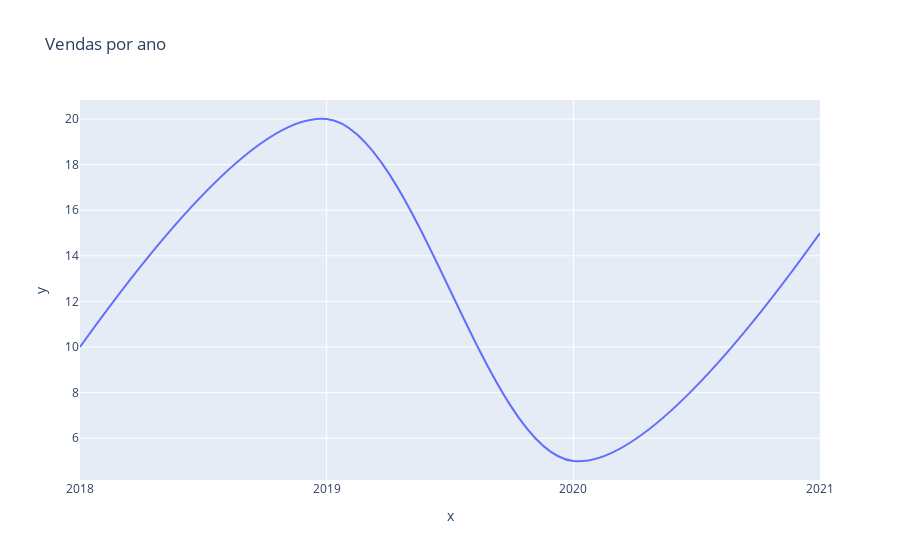

Here is the notebook cell this chart was saved with:
### Code cell
fig = pltex.line(x=dadosX, y=dadosY, title = 'Vendas por ano', line_shape = 'spline')
fig.show()

### Figure 1 — Plotly figure (JSON) as saved in the notebook; plotly's stock layout.template omitted (floating-point values rounded to 4 significant figures)
{"data": [{"hovertemplate": "x=%{x}<br>y=%{y}<extra></extra>", "legendgroup": "", "line": {"color": "#636efa", "dash": "solid", "shape": "spline"}, "marker": {"symbol": "circle"}, "mode": "lines", "name": "", "orientation": "v", "showlegend": false, "type": "scatter", "x": ["2018", "2019", "2020", "2021"], "xaxis": "x", "y": [10, 20, 5, 15], "yaxis": "y"}], "layout": {"legend": {"tracegroupgap": 0}, "title": {"text": "Vendas por ano"}, "xaxis": {"anchor": "y", "domain": [0, 1], "title": {"text": "x"}}, "yaxis": {"anchor": "x", "domain": [0, 1], "title": {"text": "y"}}}}
